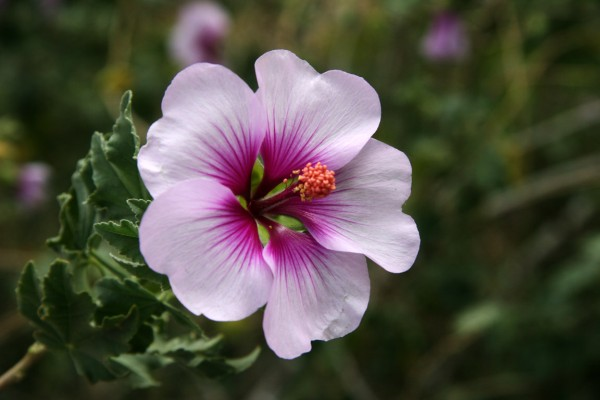
#> input picture Week4/Day3/DailyChallenge/img1.jpg, 600 x 400 px, found by its file name; its folder holds only this picture in this run
$ jupyter execute DailyChallenge.ipynb   (shell and % lines are left out)
#> lines starting #> are read from the running program, lines starting #| are printed output that depends on the picture
[cell 1]
import numpy as np
from matplotlib import pyplot as plt
import matplotlib.image as mpimg
import random
import os
from scipy.ndimage import rotate
from PIL import Image

[cell 2]
IMAGE_DIR = "DailyChallenge"

# check folder exists
if not os.path.exists(IMAGE_DIR):
    print(f"Folder '{IMAGE_DIR}' not found!")
    print("Creating folder...")
    os.makedirs(IMAGE_DIR)
else:
    print(f"Folder '{IMAGE_DIR}' found!")

image_files = [
    f for f in os.listdir(IMAGE_DIR)
    if f.lower().endswith(('.jpg', '.png', '.jpeg'))
]

print("Images found:", len(image_files))

list_img = []
list_names = []

plt.figure(figsize=(20,20))
for i in range(min(5, len(image_files))):
    file = random.choice(image_files)
    img_path = os.path.join(IMAGE_DIR, file)
    img = mpimg.imread(img_path)
#> img is the input picture: shape (400, 600, 3); mean R, G, B 81.2, 78.1, 66.7
    list_img.append(img)
    list_names.append(file)

for i, img in enumerate(list_img):
    ax = plt.subplot(3,5,i+1)
    ax.set_title(list_names[i])
    plt.imshow(img)
    plt.axis("off")
#> this loop made 1 pass
plt.show()

[cell 3]
#Rotation de 30°
from scipy.ndimage import rotate

def rotate_image_30_degrees(image):
    return rotate(image, 30, reshape=False)
plt.show()

[cell 4]
#Flip horizontal + vertical
import numpy as np

def flip_image(image):
    return np.flipud(np.fliplr(image))

plt.figure(figsize=(10,10))

for i, img in enumerate(list_img):
    flipped = flip_image(img)

    plt.subplot(2,3,i+1)
    plt.title("Flip H + V")
    plt.imshow(flipped)
    plt.axis("off")
#> this loop made 1 pass
#> pass 1, `flipped = flip_image(img)`:
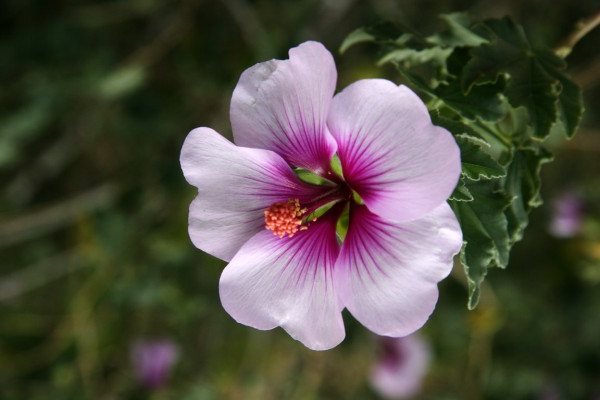
#> flipped: shape (400, 600, 3); mean R, G, B 81.2, 78.1, 66.7

plt.show()

[cell 5]
#Zoom ×1.2
from PIL import Image

def zoom_image(image, scale=1.2):
    h, w = image.shape[:2]
    new_h, new_w = int(h*scale), int(w*scale)

    img_pil = Image.fromarray((image*255).astype(np.uint8))
    zoomed = img_pil.resize((new_w, new_h))

    left = (new_w - w)//2
    top = (new_h - h)//2
    right = left + w
    bottom = top + h

    return np.array(zoomed.crop((left, top, right, bottom)))

[cell 6]
#Visualisation : original vs augmented (side by side)
plt.figure(figsize=(15,10))

for i, img in enumerate(list_img):
    plt.subplot(5,2,2*i+1)
    plt.title("Original")
    plt.imshow(img)
    plt.axis("off")

    plt.subplot(5,2,2*i+2)
    plt.title("Rotation 30°")
    plt.imshow(rotate_image_30_degrees(img))
    plt.axis("off")

plt.show()
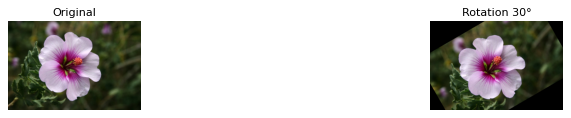
#> figure drawn by matplotlib, 2 panels

$ run again, on Week4/Day3/DailyChallenge/img2.jpg
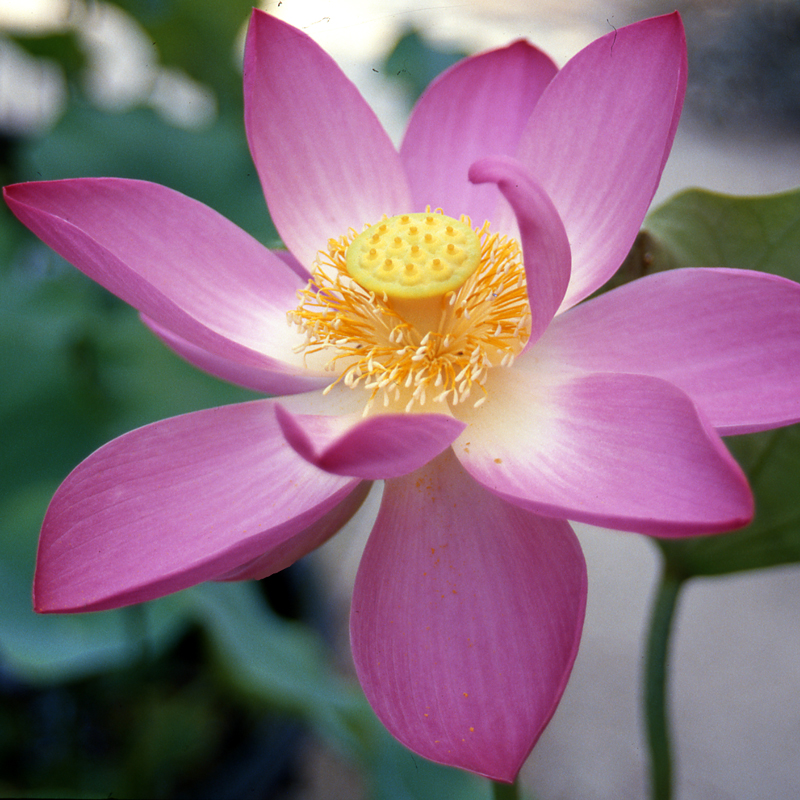
#> input picture Week4/Day3/DailyChallenge/img2.jpg, 800 x 800 px, found by its file name
#> img is the input picture: shape (800, 800, 3); mean R, G, B 138.4, 108.7, 124.3
#> the loop `for i, img in enumerate(list_img):` made 1 pass
#> the loop `for i, img in enumerate(list_img):` made 1 pass
#> pass 1, `flipped = flip_image(img)`:
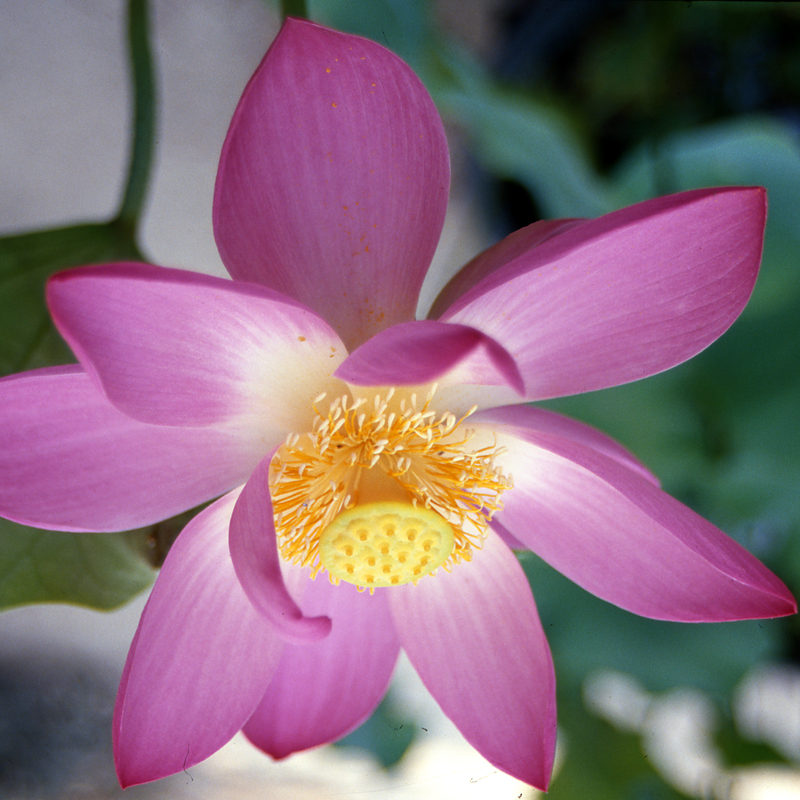
#> flipped: shape (800, 800, 3); mean R, G, B 138.4, 108.7, 124.3
#> `plt.show()`:
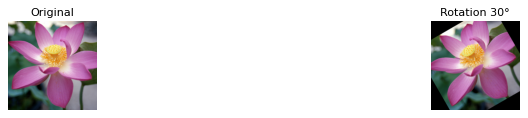
#> figure drawn by matplotlib, 2 panels
